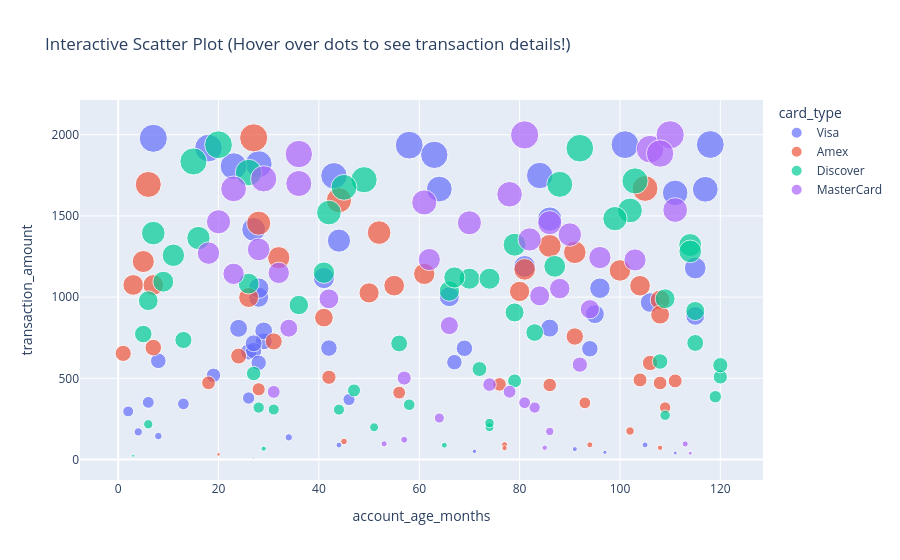

Notebook cell for this chart:
### Markdown cell above
### 🔹 Interactive Scatter Plot: `px.scatter()`
- **What it does:** Creates an interactive 2D scatter plot with pan, zoom, hover tooltips, and dynamic categorical color coding.
- **Syntax:** `plotly.express.scatter(data_frame=None, x=None, y=None, color=None, symbol=None, size=None, hover_name=None, hover_data=None, custom_data=None, text=None, facet_row=None, facet_col=None, facet_col_wrap=0, error_x=None, error_x_minus=None, error_y=None, error_y_minus=None, animation_frame=None, animation_group=None, category_orders=None, labels=None, orientation=None, color_discrete_sequence=None, color_discrete_map=None, color_continuous_scale=None, range_color=None, color_continuous_midpoint=None, symbol_sequence=None, symbol_map=None, opacity=None, size_max=None, marginal_x=None, marginal_y=None, trendline=None, trendline_options=None, trendline_color_override=None, trendline_scope='trace', log_x=False, log_y=False, range_x=None, range_y=None, render_mode='auto', title=None, template=None, width=None, height=None)`
  - **Parameters:**
    - `row_label` (*hashable*): Row label.
    - `col_label` (*hashable*): Column label.
- **Key Note:** Plotly Express charts automatically produce WebGL interactive browser visualizers.
- **Dataset Application & Code Demonstration:** Applies Interactive Scatter Plot on fintech records using columns `account_age_months`, `card_type`, `region`, `transaction_amount`, `transaction_id` to demonstrate real-world execution.

### Code cell
# 1. Create interactive scatter plot
fig = px.scatter(
    df.head(200), 
    x='account_age_months', 
    y='transaction_amount', 
    color='card_type', 
    size='transaction_amount', 
    hover_data=['transaction_id', 'region'], 
    title='Interactive Scatter Plot (Hover over dots to see transaction details!)'
)

# 2. Display the interactive chart
fig.show()

### Figure 1 — Plotly figure (JSON) as saved in the notebook; plotly's stock layout.template omitted (floating-point values rounded to 4 significant figures)
{"data": [{"customdata": [["TX109326", "North"], ["TX106376", "West"], ["TX103301", "East"], ["TX114810", "North"], ["TX106581", "East"], ["TX100277", "West"], ["TX110932", "North"], ["TX107785", "North"], ["TX107503", "South"], ["TX112163", "South"], ["TX107489", "North"], ["TX113670", "South"], ["TX102823", "West"], ["TX104443", "South"], ["TX101947", "north"], ["TX105905", "North"], ["TX104447", "North"], ["TX112220", "East"], ["TX112702", "South"], ["TX110097", "North"], ["TX112983", "West"], ["TX114050", "South"], ["TX113353", " West "], ["TX105512", "East"], ["TX109855", "West"], ["TX108767", "West"], ["TX109549", "North"], ["TX108735", "North"], ["TX108624", "East"], ["TX109763", "West"], ["TX109116", "West"], ["TX113348", "West"], ["TX101865", "South"], ["TX108027", "West"], ["TX100359", "East"], ["TX101343", "North"], ["TX103264", "South"], ["TX112239", "East"], ["TX100123", "South"], ["TX109576", "West"], ["TX103146", " North "], ["TX101481", "West"], ["TX101355", "North"], ["TX103005", "West"], ["TX101416", "North"], ["TX105094", "South"], ["TX102367", "West"], ["TX106362", "East"], ["TX103659", "East"], ["TX102150", "East"], ["TX106478", "North"], ["TX108173", "East"], ["TX111817", "West"], ["TX114488", "South"], ["TX109432", "South"]], "hovertemplate": "card_type=Visa<br>account_age_months=%{x}<br>transaction_amount=%{marker.size}<br>transaction_id=%{customdata[0]}<br>region=%{customdata[1]}<extra></extra>", "legendgroup": "Visa", "marker": {"color": "#636efa", "size": [607.8, 1819.0, 64.08, 1348.0, 351.9, 686.0, 89.06, 1806.0, 144.1, 809.2, 727.7, 50.59, 44.32, 40.2, 807.8, 9.39, 1055.0, 296.2, 170.2, 1918.0, 1665.0, 1939.0, 792.1, 1978.0, 369.2, 684.8, 1936.0, 682.1, 518.7, 1189.0, 1940.0, 895.1, 662.9, 998.9, 1664.0, 599.4, 1480.0, 1417.0, 90.14, 1747.0, 342.5, 966.9, 1876.0, 1749.0, 670.4, 136.7, 378.7, 595.6, 715.5, 884.4, 1179.0, 1117.0, 1642.0, 1003.0, 1055.0], "sizemode": "area", "sizeref": 4.999, "symbol": "circle"}, "mode": "markers", "name": "Visa", "orientation": "v", "showlegend": true, "type": "scatter", "x": [8, 28, 91, 44, 6, 42, 44, 23, 8, 86, 29, 71, 97, 111, 24, 27, 96, 2, 4, 18, 64, 101, 29, 7, 46, 69, 58, 94, 19, 81, 118, 95, 26, 28, 117, 67, 86, 27, 105, 43, 13, 106, 63, 84, 27, 34, 26, 28, 27, 115, 115, 41, 111, 66, 28], "xaxis": "x", "y": [607.8, 1819.0, 64.08, 1348.0, 351.9, 686.0, 89.06, 1806.0, 144.1, 809.2, 727.7, 50.59, 44.32, 40.2, 807.8, 9.39, 1055.0, 296.2, 170.2, 1918.0, 1665.0, 1939.0, 792.1, 1978.0, 369.2, 684.8, 1936.0, 682.1, 518.7, 1189.0, 1940.0, 895.1, 662.9, 998.9, 1664.0, 599.4, 1480.0, 1417.0, 90.14, 1747.0, 342.5, 966.9, 1876.0, 1749.0, 670.4, 136.7, 378.7, 595.6, 715.5, 884.4, 1179.0, 1117.0, 1642.0, 1003.0, 1055.0], "yaxis": "y"}, {"customdata": [["TX110701", "East"], ["TX104105", "West"], ["TX106158", "West"], ["TX103144", "East"], ["TX105578", "North"], ["TX103097", "East"], ["TX102389", "South"], ["TX106919", "South"], ["TX103415", "South"], ["TX113354", "West"], ["TX103124", "West"], ["TX102230", "South"], ["TX106154", "West"], ["TX106296", "East"], ["TX105399", "North"], ["TX100468", "West"], ["TX110309", "East"], ["TX111480", "East"], ["TX113502", " East "], ["TX104848", "West"], ["TX112885", "West"], ["TX111834", "South"], ["TX112138", "North"], ["TX100806", "South"], ["TX111056", "West"], ["TX113901", "south"], ["TX108235", "North"], ["TX106356", "North"], ["TX111714", "South"], ["TX112192", "West"], ["TX114803", "South"], ["TX110691", "West"], ["TX113014", "South"], ["TX108582", "East"], ["TX111043", "North"], ["TX108952", "West"], ["TX107025", "West"], ["TX114837", "South"], ["TX101741", "West"], ["TX106203", "East"], ["TX102401", "South"], ["TX100653", "North"], ["TX102765", "South"], ["TX111600", "West"], ["TX107355", "West"], ["TX107198", "South"], ["TX105853", "South"]], "hovertemplate": "card_type=Amex<br>account_age_months=%{x}<br>transaction_amount=%{marker.size}<br>transaction_id=%{customdata[0]}<br>region=%{customdata[1]}<extra></extra>", "legendgroup": "Amex", "marker": {"color": "#EF553B", "size": [1026.0, 1071.0, 1669.0, 757.5, 462.6, 982.7, 91.22, 1219.0, 483.9, 1243.0, 1315.0, 349.1, 997.5, 653.6, 637.0, 689.1, 1981.0, 1143.0, 1075.0, 1455.0, 594.4, 175.6, 1075.0, 459.2, 1035.0, 1694.0, 412.1, 472.4, 1164.0, 1397.0, 471.2, 72.22, 892.0, 727.4, 31.71, 1171.0, 320.2, 490.2, 1070.0, 506.6, 70.39, 111.1, 873.7, 1276.0, 432.5, 90.56, 1597.0], "sizemode": "area", "sizeref": 4.999, "symbol": "circle"}, "mode": "markers", "name": "Amex", "orientation": "v", "showlegend": true, "type": "scatter", "x": [50, 55, 105, 91, 76, 108, 77, 5, 111, 32, 86, 93, 26, 1, 24, 7, 27, 61, 3, 28, 106, 102, 7, 86, 80, 6, 56, 18, 100, 52, 108, 108, 108, 31, 20, 81, 109, 104, 104, 42, 77, 45, 41, 91, 28, 94, 44], "xaxis": "x", "y": [1026.0, 1071.0, 1669.0, 757.5, 462.6, 982.7, 91.22, 1219.0, 483.9, 1243.0, 1315.0, 349.1, 997.5, 653.6, 637.0, 689.1, 1981.0, 1143.0, 1075.0, 1455.0, 594.4, 175.6, 1075.0, 459.2, 1035.0, 1694.0, 412.1, 472.4, 1164.0, 1397.0, 471.2, 72.22, 892.0, 727.4, 31.71, 1171.0, 320.2, 490.2, 1070.0, 506.6, 70.39, 111.1, 873.7, 1276.0, 432.5, 90.56, 1597.0], "yaxis": "y"}, {"customdata": [["TX103284", "North"], ["TX104210", "South"], ["TX106427", "East"], ["TX114584", "West"], ["TX104251", "East"], ["TX112963", "North"], ["TX100579", "East"], ["TX109810", " North "], ["TX108564", "East"], ["TX101929", "East"], ["TX111627", "West"], ["TX106097", "East"], ["TX101711", "North"], ["TX103777", "West"], ["TX109516", "East"], ["TX107194", "North"], ["TX107163", "West"], ["TX112760", "East"], ["TX102708", "South"], ["TX106894", "East"], ["TX111029", "East"], ["TX108621", "East"], ["TX103954", "West"], ["TX113399", "South"], ["TX114003", "North"], ["TX102289", "West"], ["TX106080", "North"], ["TX101288", "South"], ["TX109866", "East"], ["TX102301", "South"], ["TX111894", "East"], ["TX112510", "South"], ["TX107362", "West"], ["TX108587", "West"], ["TX104566", "East"], ["TX104388", "West"], ["TX103746", "North"], ["TX111687", "West"], ["TX109101", "West"], ["TX111134", "South"], ["TX106821", "North"], ["TX100773", "South"], ["TX109032", " North "], ["TX105921", "East"], ["TX113396", "West"], ["TX102171", "North"], ["TX104593", "West"], ["TX111904", "South"], ["TX105250", "East"], ["TX112427", "East"], ["TX114538", "East"], ["TX100261", "West"], ["TX110379", "West"], ["TX108017", "West"], ["TX102077", "South"]], "hovertemplate": "card_type=Discover<br>account_age_months=%{x}<br>transaction_amount=%{marker.size}<br>transaction_id=%{customdata[0]}<br>region=%{customdata[1]}<extra></extra>", "legendgroup": "Discover", "marker": {"color": "#00cc96", "size": [772.7, 198.5, 217.2, 1321.0, 529.5, 199.0, 1521.0, 1917.0, 508.6, 1534.0, 307.8, 67.29, 1114.0, 307.2, 386.7, 88.28, 1151.0, 23.1, 224.7, 1723.0, 1037.0, 320.1, 580.7, 951.3, 1716.0, 1835.0, 1121.0, 1282.0, 1323.0, 1394.0, 717.6, 714.6, 782.0, 1190.0, 484.3, 736.1, 1694.0, 1676.0, 1114.0, 1483.0, 1095.0, 905.7, 1938.0, 1767.0, 337.3, 1083.0, 603.6, 1364.0, 1258.0, 425.4, 977.7, 272.5, 557.1, 914.3, 990.1], "sizemode": "area", "sizeref": 4.999, "symbol": "circle"}, "mode": "markers", "name": "Discover", "orientation": "v", "showlegend": true, "type": "scatter", "x": [5, 51, 6, 114, 27, 74, 42, 92, 120, 102, 31, 29, 70, 44, 119, 65, 41, 3, 74, 49, 66, 28, 120, 36, 103, 15, 67, 114, 79, 7, 115, 56, 83, 87, 79, 13, 88, 45, 74, 99, 9, 79, 20, 26, 58, 26, 108, 16, 11, 47, 6, 109, 72, 115, 109], "xaxis": "x", "y": [772.7, 198.5, 217.2, 1321.0, 529.5, 199.0, 1521.0, 1917.0, 508.6, 1534.0, 307.8, 67.29, 1114.0, 307.2, 386.7, 88.28, 1151.0, 23.1, 224.7, 1723.0, 1037.0, 320.1, 580.7, 951.3, 1716.0, 1835.0, 1121.0, 1282.0, 1323.0, 1394.0, 717.6, 714.6, 782.0, 1190.0, 484.3, 736.1, 1694.0, 1676.0, 1114.0, 1483.0, 1095.0, 905.7, 1938.0, 1767.0, 337.3, 1083.0, 603.6, 1364.0, 1258.0, 425.4, 977.7, 272.5, 557.1, 914.3, 990.1], "yaxis": "y"}, {"customdata": [["TX114232", "North"], ["TX111101", "West"], ["TX113708", "North"], ["TX105482", "South"], ["TX103857", "North"], ["TX109938", "East"], ["TX102996", "North"], ["TX109653", "East"], ["TX103407", "South"], ["TX107007", "South"], ["TX107114", "West"], ["TX100799", "South"], ["TX109774", "South"], ["TX102243", "East"], ["TX110572", "North"], ["TX102039", "North"], ["TX108313", "East"], ["TX113287", "East"], ["TX106410", "South"], ["TX101362", "East"], ["TX102372", "East"], ["TX100179", "East"], ["TX106021", "North"], ["TX111546", "North"], ["TX106549", "South"], ["TX100004", "North"], ["TX106515", "North"], ["TX111246", "West"], ["TX102960", "West"], ["TX103533", "East"], ["TX109555", "East"], ["TX110775", " South "], ["TX113012", "West"], ["TX110386", "East"], ["TX111625", "North"], ["TX109470", "East"], ["TX108654", "East"], ["TX104820", "North"], ["TX100506", "West"], ["TX108953", "West"], ["TX106646", "North"], ["TX106681", "East"], ["TX108822", "South"]], "hovertemplate": "card_type=MasterCard<br>account_age_months=%{x}<br>transaction_amount=%{marker.size}<br>transaction_id=%{customdata[0]}<br>region=%{customdata[1]}<extra></extra>", "legendgroup": "MasterCard", "marker": {"color": "#ab63fa", "size": [584.2, 1999.0, 1911.0, 1244.0, 96.06, 1633.0, 808.7, 501.6, 1458.0, 1881.0, 1728.0, 320.1, 172.9, 1667.0, 39.15, 1583.0, 121.9, 1999.0, 1700.0, 824.9, 1143.0, 1294.0, 416.4, 96.56, 1458.0, 1008.0, 349.8, 1355.0, 461.3, 1464.0, 1229.0, 1149.0, 1536.0, 1385.0, 1052.0, 72.68, 1271.0, 989.5, 255.5, 925.4, 1231.0, 417.7, 1884.0], "sizemode": "area", "sizeref": 4.999, "symbol": "circle"}, "mode": "markers", "name": "MasterCard", "orientation": "v", "showlegend": true, "type": "scatter", "x": [92, 81, 106, 96, 113, 78, 34, 57, 86, 36, 29, 83, 86, 23, 114, 61, 57, 110, 36, 66, 23, 28, 31, 53, 70, 84, 81, 82, 74, 20, 103, 32, 111, 90, 88, 85, 18, 42, 64, 94, 62, 78, 108], "xaxis": "x", "y": [584.2, 1999.0, 1911.0, 1244.0, 96.06, 1633.0, 808.7, 501.6, 1458.0, 1881.0, 1728.0, 320.1, 172.9, 1667.0, 39.15, 1583.0, 121.9, 1999.0, 1700.0, 824.9, 1143.0, 1294.0, 416.4, 96.56, 1458.0, 1008.0, 349.8, 1355.0, 461.3, 1464.0, 1229.0, 1149.0, 1536.0, 1385.0, 1052.0, 72.68, 1271.0, 989.5, 255.5, 925.4, 1231.0, 417.7, 1884.0], "yaxis": "y"}], "layout": {"legend": {"itemsizing": "constant", "title": {"text": "card_type"}, "tracegroupgap": 0}, "title": {"text": "Interactive Scatter Plot (Hover over dots to see transaction details!)"}, "xaxis": {"anchor": "y", "domain": [0.0, 1.0], "title": {"text": "account_age_months"}}, "yaxis": {"anchor": "x", "domain": [0.0, 1.0], "title": {"text": "transaction_amount"}}}}
